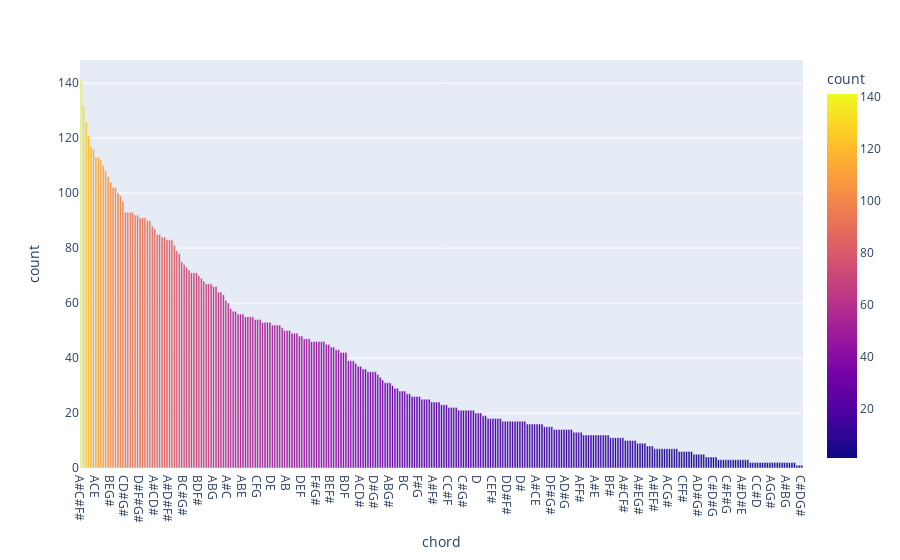

Here is the notebook cell this chart was saved with:
### Code cell
fig = px.bar(chord_counts_df, x='chord', y='count', color='count')
fig.show()

### Figure 1 — Plotly figure (JSON) as saved in the notebook; plotly's stock layout.template omitted (floating-point values rounded to 4 significant figures; data arrays with more than 128 entries replaced by an {"elided": "..."} marker saying what was removed)
{"data": [{"alignmentgroup": "True", "hovertemplate": "chord=%{x}<br>count=%{marker.color}<extra></extra>", "legendgroup": "", "marker": {"color": {"elided": "295 int values"}, "coloraxis": "coloraxis", "pattern": {"shape": ""}}, "name": "", "offsetgroup": "", "orientation": "v", "showlegend": false, "textposition": "auto", "type": "bar", "x": {"elided": "295 str values"}, "xaxis": "x", "y": {"elided": "295 int values"}, "yaxis": "y"}], "layout": {"barmode": "relative", "coloraxis": {"colorbar": {"title": {"text": "count"}}, "colorscale": [[0, "#0d0887"], [0.1111, "#46039f"], [0.2222, "#7201a8"], [0.3333, "#9c179e"], [0.4444, "#bd3786"], [0.5556, "#d8576b"], [0.6667, "#ed7953"], [0.7778, "#fb9f3a"], [0.8889, "#fdca26"], [1, "#f0f921"]]}, "legend": {"tracegroupgap": 0}, "margin": {"t": 60}, "xaxis": {"anchor": "y", "domain": [0, 1], "title": {"text": "chord"}}, "yaxis": {"anchor": "x", "domain": [0, 1], "title": {"text": "count"}}}}
